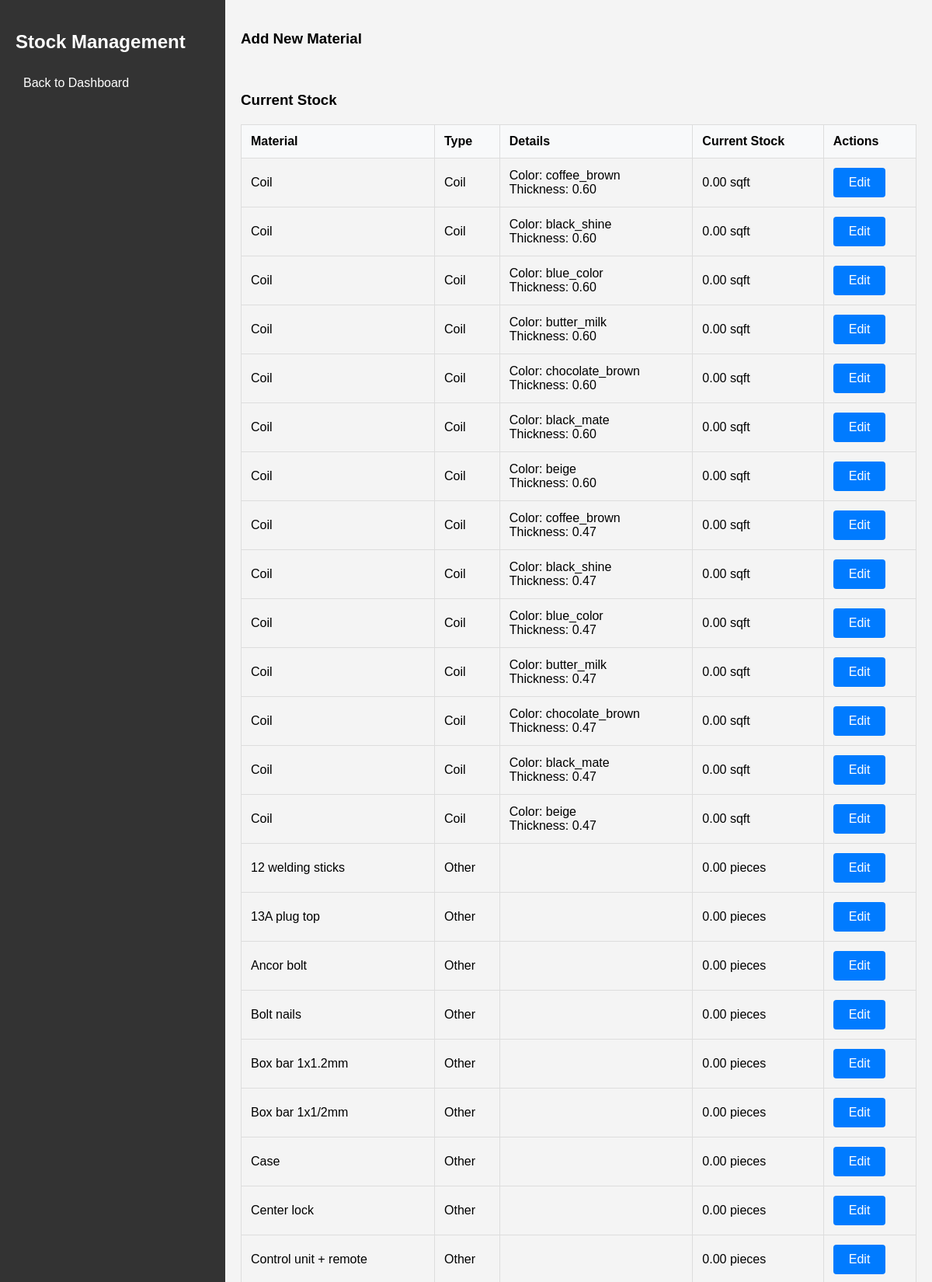
/admin/stock.php (signed in, upper part), run on the app's committed database.
### tables this page shows
CREATE TABLE materials (
    id INT PRIMARY KEY AUTO_INCREMENT,
    name VARCHAR(100) NOT NULL,
    type ENUM('coil', 'other') NOT NULL,
    thickness DECIMAL(4,2),
    color VARCHAR(50),
    quantity DECIMAL(10,2),
    unit VARCHAR(20),
    price DECIMAL(10,2) DEFAULT 0.00
);

### admin/stock.php (the view, shortened to what this page needs)
<?php
require_once '../config/config.php';
$materials = $conn->query("SELECT * FROM materials ORDER BY type, name")->fetch_all(MYSQLI_ASSOC);
?>
<!DOCTYPE html>
<html>
<head>
    <link rel="stylesheet" href="../assets/css/style.css">
</head>
<body>
    <div class="dashboard">
        <nav>
            <h2>Stock Management</h2>
            <a href="dashboard.php">Back to Dashboard</a>
        </nav>
        <div class="content">
            <div class="add-material-form">
                <h3>Add New Material</h3>
                <form method="POST">
                </form>
            </div>
            <h3>Current Stock</h3>
            <table>
                <thead>
                    <tr>
                        <th>Material</th>
                        <th>Type</th>
                        <th>Details</th>
                        <th>Current Stock</th>
                        <th>Actions</th>
                    </tr>
                </thead>
                <tbody>
                    <?php foreach ($materials as $material): ?>
                    <tr>
                        <td><?php echo htmlspecialchars($material['name']); ?></td>
                        <td><?php echo ucfirst($material['type']); ?></td>
                        <td>
                            <?php if ($material['type'] == 'coil'): ?>
                                Color: <?php echo htmlspecialchars($material['color']); ?><br>
                                Thickness: <?php echo $material['thickness']; ?>
                            <?php endif; ?>
                        </td>
                        <td><?php echo $material['quantity'] . ' ' . $material['unit']; ?></td>
                        <td>
                            <a href="edit_material.php?id=<?php echo $material['id']; ?>" class="button">Edit</a>
                        </td>
                    </tr>
                    <?php endforeach; ?>
                </tbody>
            </table>
        </div>
    </div>
</body>
</html>

### assets/css/style.css (style rules this page uses)
body { font-family: Arial, sans-serif; margin: 0; padding: 0; background: #f4f4f4; }
.dashboard { display: flex; min-height: 100vh; }
nav { width: 250px; background: #333; color: white; padding: 20px; }
nav a { color: white; text-decoration: none; display: block; padding: 10px; transition: all 0.3s ease; }
.content { flex: 1; padding: 20px; }
table { width: 100%; border-collapse: collapse; margin-top: 20px; }
th, td { padding: 12px; border: 1px solid #ddd; text-align: left; }
th { background: #f8f9fa; }
.button { text-decoration: none; padding: 10px 20px; border-radius: 4px; color: white; background: #007bff; display: inline-block; }
form { padding: 10px; overflow: hidden; }

### data on the page
materials: name "Coil", type "Coil", color "coffee_brown", thickness "0.60", quantity "0.00", unit "sqft"
materials: name "Coil", type "Coil", color "black_shine", thickness "0.60", quantity "0.00", unit "sqft"
materials: name "Coil", type "Coil", color "blue_color", thickness "0.60", quantity "0.00", unit "sqft"
materials: name "Coil", type "Coil", color "butter_milk", thickness "0.60", quantity "0.00", unit "sqft"
materials: name "Coil", type "Coil", color "chocolate_brown", thickness "0.60", quantity "0.00", unit "sqft"
materials: name "Coil", type "Coil", color "black_mate", thickness "0.60", quantity "0.00", unit "sqft"
materials: name "Coil", type "Coil", color "beige", thickness "0.60", quantity "0.00", unit "sqft"
materials: name "Coil", type "Coil", color "coffee_brown", thickness "0.47", quantity "0.00", unit "sqft"
materials: name "Coil", type "Coil", color "black_shine", thickness "0.47", quantity "0.00", unit "sqft"
materials: name "Coil", type "Coil", color "blue_color", thickness "0.47", quantity "0.00", unit "sqft"
materials: name "Coil", type "Coil", color "butter_milk", thickness "0.47", quantity "0.00", unit "sqft"
materials: name "Coil", type "Coil", color "chocolate_brown", thickness "0.47", quantity "0.00", unit "sqft"
materials: name "Coil", type "Coil", color "black_mate", thickness "0.47", quantity "0.00", unit "sqft"
materials: name "Coil", type "Coil", color "beige", thickness "0.47", quantity "0.00", unit "sqft"
materials: name "12 welding sticks", type "Other", quantity "0.00", unit "pieces"
materials: name "13A plug top", type "Other", quantity "0.00", unit "pieces"
materials: name "Ancor bolt", type "Other", quantity "0.00", unit "pieces"
materials: name "Bolt nails", type "Other", quantity "0.00", unit "pieces"
materials: name "Box bar 1x1.2mm", type "Other", quantity "0.00", unit "pieces"
materials: name "Box bar 1x1/2mm", type "Other", quantity "0.00", unit "pieces"
materials: name "Case", type "Other", quantity "0.00", unit "pieces"
materials: name "Center lock", type "Other", quantity "0.00", unit "pieces"
materials: name "Control unit + remote", type "Other", quantity "0.00", unit "pieces"
